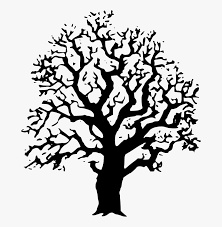
#> input picture Sem_VII/DIP/codes/images/p2.jpg, 222 x 227 px, found by its file name
$ python '12140860_Karan_Ass2(Inverse Filtering).py'
#> lines starting #> are read from the running program, lines starting #| are printed output that depends on the picture
import os
import cv2
import numpy as np
from numpy.fft import fft2, ifft2
from scipy.signal.windows import gaussian
from scipy.signal import convolve2d
import matplotlib.pyplot as plt

# Inverse Filtering


filename = './images/p2.jpg'
img = cv2.imread(filename)
#> img is the input picture: shape (227, 222, 3); min 0, max 255, mean 198.8
img = cv2.cvtColor(img, cv2.COLOR_BGR2GRAY)
#> img: shape (227, 222)


def blur(img, kernel_size=3):
#> called with kernel_size = 15
    blurred_img = np.copy(img)
    kernel = np.eye(kernel_size) / kernel_size
    blurred_img = convolve2d(blurred_img, kernel, mode='valid')
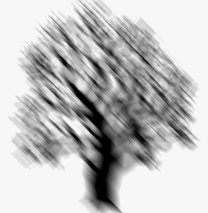
#> blurred_img: shape (213, 208) float64; min 0, max 250.3, mean 192.2
    return blurred_img


def add_gaussian_noise(img, sigma):
#> called with sigma = 20
    noise = np.random.normal(0, sigma, np.shape(img))
    noisy_img = img + noise
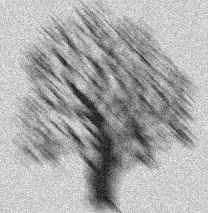
#> noisy_img: shape (213, 208) float64; min -75.43, max 323.6, mean 192.1; drawn with min black and max white

    noisy_img[noisy_img < 0] = 0
    noisy_img[noisy_img > 255] = 255
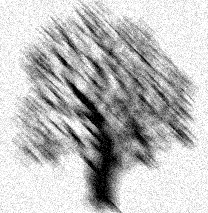
#> noisy_img: shape (213, 208) float64; min 0, max 255, mean 190.3
    return noisy_img


def inverse_filter(img, kernel, K):
#> called with kernel = array of shape (3, 3), K = 0.01
    kernel /= np.sum(kernel)
    img_fft = fft2(img)
    kernel_fft = fft2(kernel, s=img.shape)

    kernel_inverse = 1 / (kernel_fft + K)
    img_filtered = img_fft * kernel_inverse

    img_filtered = np.abs(ifft2(img_filtered))
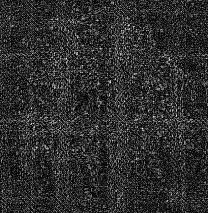
#> img_filtered: shape (213, 208) float64; min 0.00881, max 4548.6, mean 831.3; drawn with min black and max white
    return img_filtered


def gaussian_kernel(kernel_size):
    kernel_1d = gaussian(kernel_size, std=1)
    kernel_2d = np.outer(kernel_1d, kernel_1d)
    return kernel_2d


def rgb2gray(rgb):
    return np.dot(rgb[...,:3], [0.299, 0.587, 0.114])


if __name__ == '__main__':
    blurred_img = blur(img, kernel_size=15)
    noisy_img = add_gaussian_noise(blurred_img, sigma=20)
    kernel = gaussian_kernel(kernel_size=3)
    filtered_img = inverse_filter(noisy_img, kernel, K=0.01)

    display = [img, blurred_img, noisy_img, filtered_img]
    titles = ['Original', 'Blurred', 'Noisy', 'Filtered']

    fig = plt.figure(figsize=(15, 15))
    for i in range(len(display)):
        fig.add_subplot(2, 2, i + 1)
        plt.imshow(display[i], cmap='gray')
        plt.title(titles[i])
#> this loop made 4 passes

    plt.show()

$ run again, with Sem_VII/DIP/codes/images/p1.jpg copied over Sem_VII/DIP/codes/images/p2.jpg
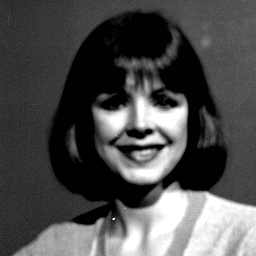
#> input picture Sem_VII/DIP/codes/images/p1.jpg, 256 x 256 px, found by its file name
#> img is the input picture: shape (256, 256, 3); min 1, max 255, mean 77.8
#> img: shape (256, 256)
#> in add_gaussian_noise, `noisy_img[noisy_img > 255] = 255`:
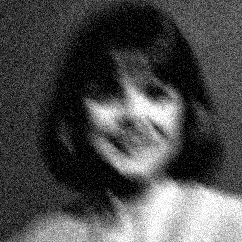
#> noisy_img: shape (242, 242) float64; min 0, max 255, mean 76.4
#> in inverse_filter, `img_filtered = np.abs(ifft2(img_filtered))`:
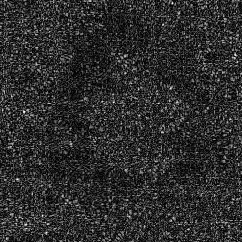
#> img_filtered: shape (242, 242) float64; min 0.00919, max 3936.7, mean 708.4; drawn with min black and max white
#> the loop `for i in range(len(display)):` made 4 passes

$ run again, with Sem_VII/DIP/codes/images/p3.jpg copied over Sem_VII/DIP/codes/images/p2.jpg
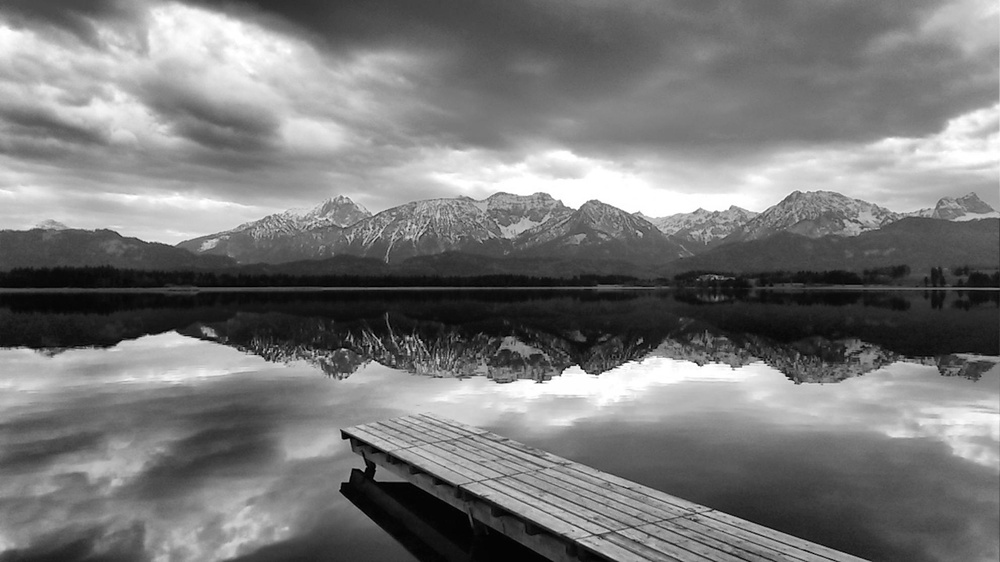
#> input picture Sem_VII/DIP/codes/images/p3.jpg, 1000 x 562 px, shrunk from 1984 x 1116 before the run, found by its file name
#> img is the input picture: shape (562, 1000, 3); min 0, max 255, mean 120.7
#> img: shape (562, 1000)
#> in add_gaussian_noise, `noisy_img[noisy_img < 0] = 0`:
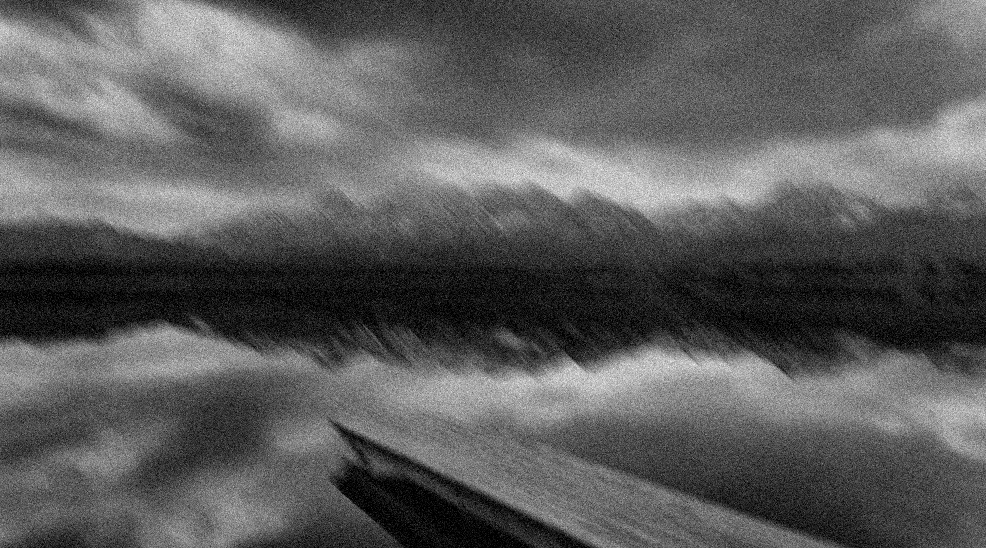
#> noisy_img: shape (548, 986) float64; min 0, max 333.7, mean 121.4; drawn with min black and max white
#> in inverse_filter, `img_filtered = np.abs(ifft2(img_filtered))`:
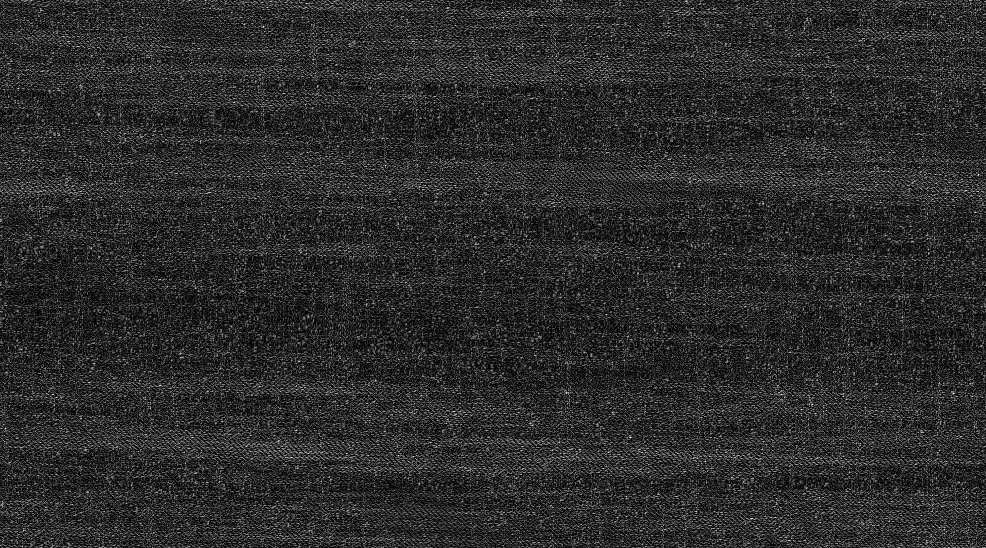
#> img_filtered: shape (548, 986) float64; min 0.00669, max 5443.7, mean 941; drawn with min black and max white
#> the loop `for i in range(len(display)):` made 4 passes

$ run again, with Sem_VII/DIP/codes/images/p4.jpg copied over Sem_VII/DIP/codes/images/p2.jpg
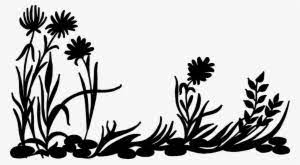
#> input picture Sem_VII/DIP/codes/images/p4.jpg, 300 x 165 px, found by its file name
#> img is the input picture: shape (165, 300, 3); min 0, max 255, mean 189.5
#> img: shape (165, 300)
#> in add_gaussian_noise, `noisy_img[noisy_img > 255] = 255`:
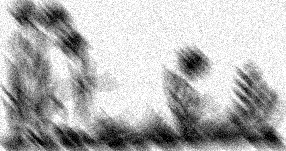
#> noisy_img: shape (151, 286) float64; min 0, max 255, mean 180.9
#> in inverse_filter, `img_filtered = np.abs(ifft2(img_filtered))`:
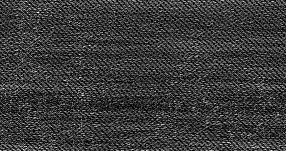
#> img_filtered: shape (151, 286) float64; min 0.0833, max 5149, mean 1190.8; drawn with min black and max white
#> the loop `for i in range(len(display)):` made 4 passes
